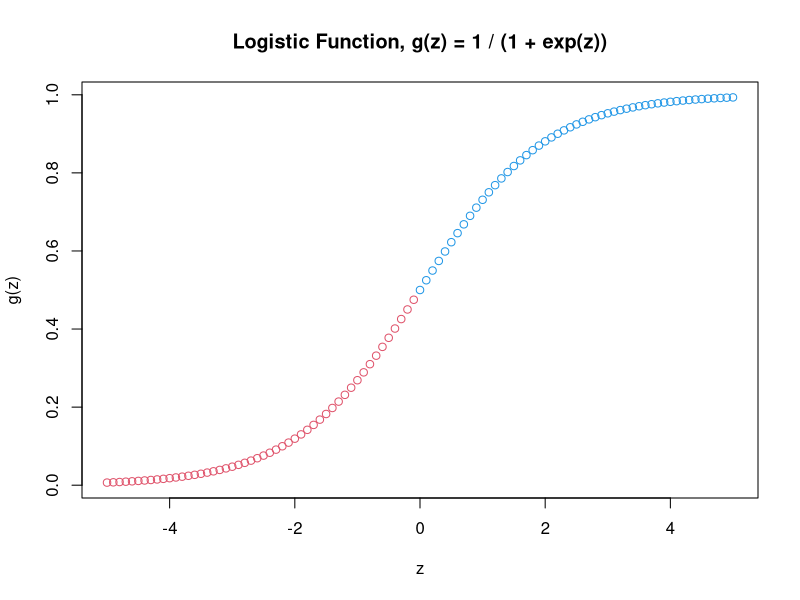
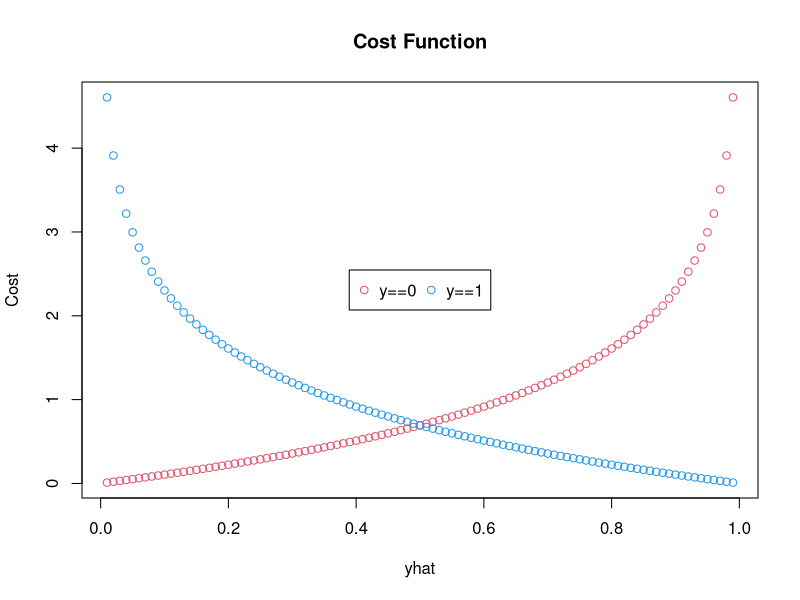
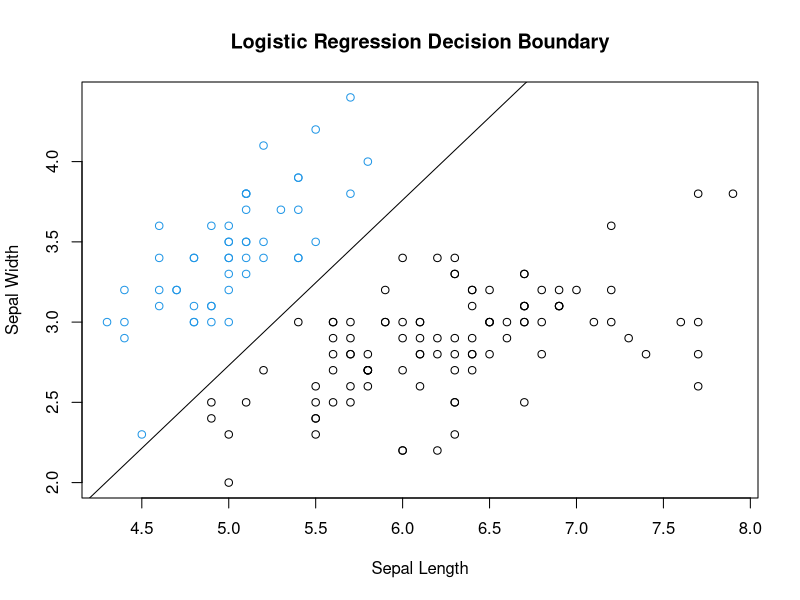

Generate these figures, in order, with R:

## logistic function
g <- function(z) 1 / (1 + exp(-z))

## plot of logistic function over range [-5. 5] by 0.1
z <- seq(-5, 5, 0.1)
plot(x = z, y = g(z),
     main = 'Logistic Function, g(z) = 1 / (1 + exp(z))',
     xlab = 'z', ylab='g(z)', 
     col = ifelse(g(seq(-5, 5, 0.1)) < 0.5, 2, 4))

## cost function
cost <- function(yhat, y){
  if(y == 1){
    -log(yhat)
  }else{
    -log(1 - yhat)
  }
}

## plot of cost function for y in {0,1} and yhat in (0,1)
yhat <- seq(0.01, 0.99, 0.01)
cost_y0 <- cost(yhat, 0)
cost_y1 <- cost(yhat, 1)
matplot (yhat, cbind (cost_y0, cost_y1), pch = 1,
         main = 'Cost Function',
         xlab = 'yhat', ylab = 'Cost',
         col=c(2,4))
legend("center", inset=0, legend=c("y==0", "y==1"), pch=1, col=c(2,4), horiz=TRUE)

## redefine cost function without if-statement
cost <- function(yhat, y) -y*log(yhat) - (1-y)*log(1 - yhat)

## gradient object
## contains labels, features, and gradient function
grad.obj <- function(x, y) {
  x <- as.matrix(x)
  y <- as.matrix(y)
  m <- ncol(x)
  
  fxn <- function(theta){
    t(x) %*% (g(x %*% theta) - y)
  }
  
  return(
    list(m = m, labels = y, features = x, fxn = fxn)
  )
}

## gradient descent method
grad.descent <- function(grad.obj, maxiter = 10000, alpha = 0.05){
  theta_n = matrix(0, nrow = grad.obj$m, ncol = 1)
  for(i in 1:maxiter){
    theta_o = theta_n
    theta_n = theta_o - alpha * grad.obj$fxn(theta_o)
  }
  theta_n
}



require(dplyr)
## make 0,1 class for setosa and add intercept
dat <- iris %>% mutate(Intercept = 1, Setosa = (Species == 'setosa'))

## split features and labels
x <- dat %>% select(Intercept, Sepal.Length, Sepal.Width)
y <- dat %>% select(Setosa)

## use gradient descent to fit parameter
fit_theta <- grad.descent(grad.obj(x,y))
## generate predictions using the best fit theta
p_yhat <- g(as.matrix(x) %*% fit_theta)
## convert probabilities to 0,1 label
yhat <- ifelse(p_yhat < 0.5, 0, 1)

## test to see how well the data fits
sum(yhat == y) / nrow(y)
fit_theta

## plot the decision boundary
plot(x$Sepal.Length, x$Sepal.Width, main="Logistic Regression Decision Boundary",
     xlab = 'Sepal Length', ylab = 'Sepal Width', col = ifelse(y == 1, 4, 1))
abline(-fit_theta[1] / fit_theta[3], -fit_theta[2] / fit_theta[3])
